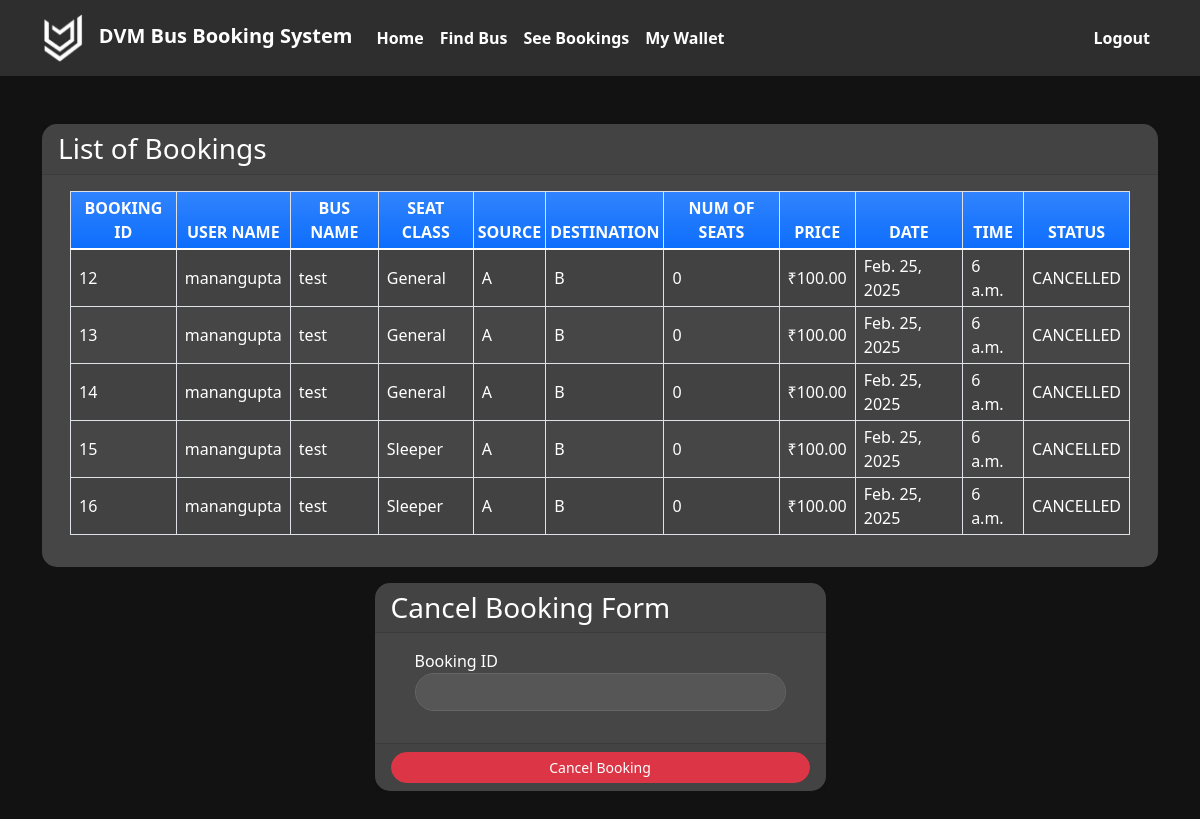
/seebookings (signed in), run on an earlier commit of the app's database.
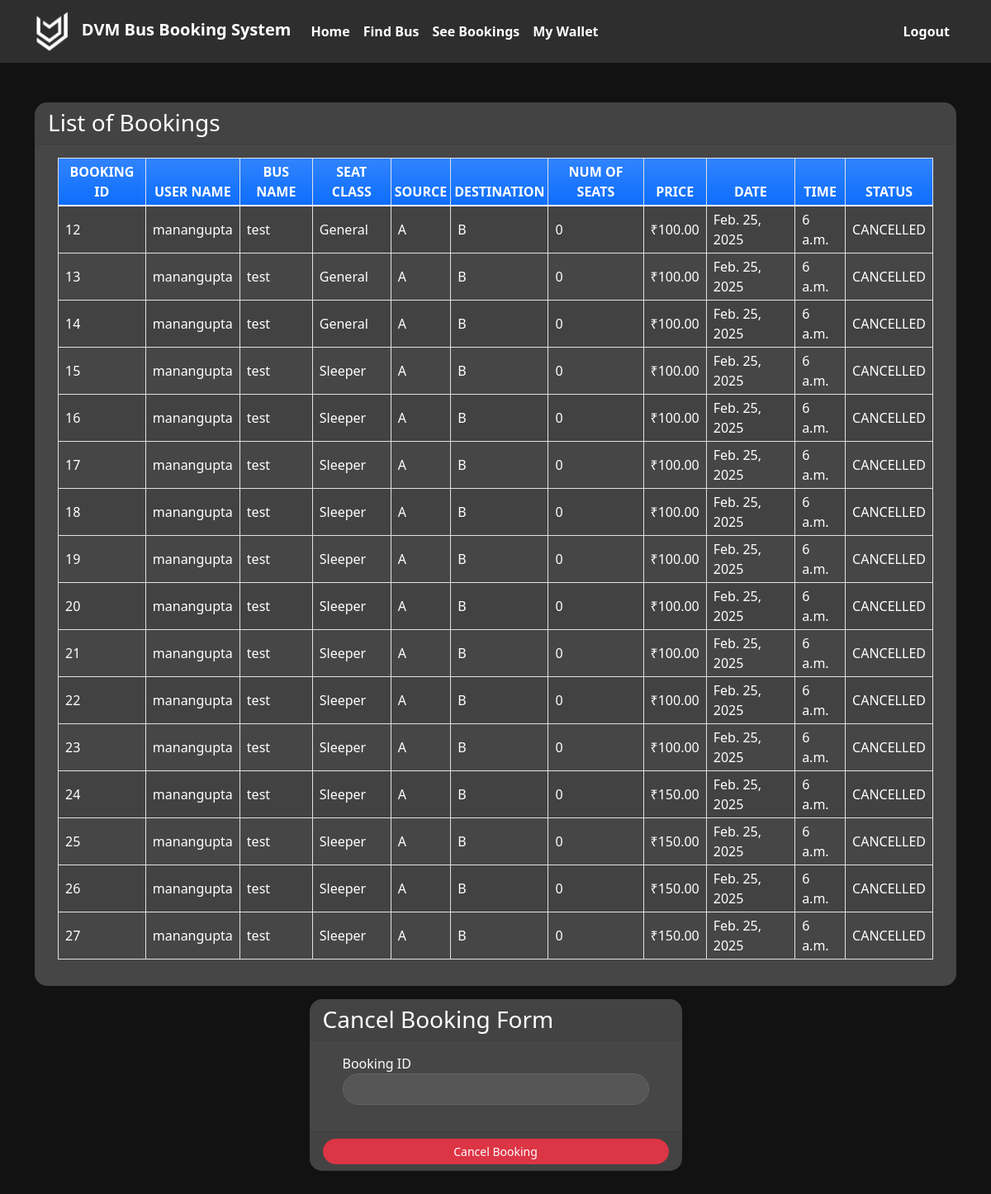
And on a later commit of the database.
### myapp/models.py (models this page shows)
class Book(models.Model):
    BOOKED = 'B'
    CANCELLED = 'C'
    TICKET_STATUSES = ((BOOKED, 'Booked'),
                       (CANCELLED, 'Cancelled'),)
    SEAT_CLASS_CHOICES = [
        ('GEN', 'General'),
        ('SLP', 'Sleeper'),
        ('LUX', 'Luxury'),
    ]
    email = models.EmailField()
    name = models.CharField(max_length=30)
    userid = models.DecimalField(decimal_places=0, max_digits=2)
    busid = models.DecimalField(decimal_places=0, max_digits=2)
    bus_name = models.CharField(max_length=30)
    source = models.CharField(max_length=30)
    dest = models.CharField(max_length=30)
    seat_class = models.CharField(max_length=3, choices=SEAT_CLASS_CHOICES, default='GEN')
    nos = models.DecimalField(decimal_places=0, max_digits=2)
    price = models.DecimalField(decimal_places=2, max_digits=6)
    date = models.DateField()
    time = models.TimeField()
    status = models.CharField(choices=TICKET_STATUSES, default=BOOKED, max_length=2)

### myapp/views.py (the view)
# urls.py: path('seebookings', views.seebookings, name="seebookings"),
@login_required(login_url='signin')
def seebookings(request, new={}):
    context = {}
    id_r = request.user.id
    book_list = Book.objects.filter(userid=id_r)
    if book_list:
        return render(request, 'myapp/booklist.html', {'book_list': book_list})
    else:
        context["error"] = "Sorry no buses booked"
        return render(request, 'myapp/findbus.html', context)

### myapp/templates/myapp/booklist.html (shortened to what this page needs)
{% extends 'myapp/base.html' %}
{% block content %}
<div class="container my-5">
    <div class="card rounded-0">
        <div class="card-header">
            <div class="card-title h3 mb-0">List of Bookings</div>
        </div>
        <div class="card-body">
            <div class="container-fluid">
                <table class="table table-bordered table-striped">
                    <thead>
                        <tr class="bg-gradient bg-primary text-light">
                            <th class="p-1 text-center">BOOKING ID</th>
                            <th class="p-1 text-center">USER NAME</th>
                            <th class="p-1 text-center">BUS NAME</th>
                            <th class="p-1 text-center">SEAT CLASS</th>
                            <th class="p-1 text-center">SOURCE</th>
                            <th class="p-1 text-center">DESTINATION</th>
                            <th class="p-1 text-center">NUM OF SEATS</th>
                            <th class="p-1 text-center">PRICE</th>
                            <th class="p-1 text-center">DATE</th>
                            <th class="p-1 text-center">TIME</th>
                            <th class="p-1 text-center">STATUS</th>
                        </tr>
                    </thead>
                    {% for row in book_list %}
                    <tr>
                        <td class="px-2 py-1 align-middle">{{row.id}}</td>
                        <td class="px-2 py-1 align-middle">{{row.name}}</td>
                        <td class="px-2 py-1 align-middle">{{row.bus_name}}</td>
                        <td class="px-2 py-1 align-middle">{{row.get_seat_class_display}}</td>
                        <td class="px-2 py-1 align-middle">{{row.source}}</td>
                        <td class="px-2 py-1 align-middle">{{row.dest}}</td>
                        <td class="px-2 py-1 align-middle">{{row.nos}}</td>
                        <td class="px-2 py-1 align-middle">₹{{ row.price }}</td>
                        <td class="px-2 py-1 align-middle">{{row.date}}</td>
                        <td class="px-2 py-1 align-middle">{{row.time}}</td>
                        <td class="px-2 py-1 align-middle">{{row.status}}</td>
                    </tr>
                    {% endfor %}
                </table>
            </div>
        </div>
    </div>
    <div class="row mt-3 justify-content-center">
        <div class="col-lg-5 col-md-7 col-sm-10 col-xs-12">
            <div class="card rounded-0">
                <div class="card-header">
                    <div class="card-title h3 mb-0">Cancel Booking Form</div>
                </div>
                <div class="card-body">
                    <div class="container-fluid">
                        <form action="{% url 'cancellings' %}" method="post" id="cancel-form">
                            <div class="mb-3">
                                <label for="bus_id" class="control-label">Booking ID</label>
                                <input name='bus_id' class="form-control" type="number" id="bus_id">
                            </div>
                        </form>
                    </div>
                </div>
                <div class="card-footer text-center">
                    <button class="btn btn-sm rounded-0 btn-danger w-100" form="cancel-form">Cancel Booking</button>
                </div>
            </div>
        </div>
    </div>
</div>
{% endblock %}

### myapp/templates/myapp/base.html (shortened to what this page needs)
<!doctype html>
<html lang="en">
<head>
    <link rel="stylesheet" href="https://cdn.jsdelivr.net/npm/bootstrap@5.1.3/dist/css/bootstrap.min.css">
    <link rel="stylesheet" href="https://cdnjs.cloudflare.com/ajax/libs/font-awesome/5.15.4/css/all.min.css">
</head>
<body>
<nav class="navbar navbar-expand-lg navbar-light">
    <div class="container">
        <a class="navbar-brand" href="#">
            {% load static %}
            <img src="{% static 'images/dvm logo.png' %}" alt="DVM Logo" onerror="this.style.display='none'">
            DVM Bus Booking System
        </a>
        <div class="collapse navbar-collapse" id="navbarNavAltMarkup">
            <div class="navbar-nav">
                <a class="nav-item nav-link active" href="{% url 'home' %}">Home</a>
                <a class="nav-item nav-link" href="{% url 'findbus' %}">Find Bus</a>
                <a class="nav-item nav-link" href="{% url 'seebookings' %}">See Bookings</a>
                {% if request.user.is_active %}
                <a class="nav-item nav-link" href="{% url 'wallet_view' %}">My Wallet</a>
                {% endif %}
            </div>
            <div class="navbar-nav ms-auto">
                {% if request.user.is_active %}
                <a class="nav-item nav-link" href="{% url 'signout' %}">Logout</a>
                {% else %}
                <a class="nav-item nav-link" href="{% url 'signup' %}">Registration</a>
                {% endif %}
            </div>
        </div>
    </div>
</nav>
{% block content %}
{% endblock %}
</body>
</html>

### myapp/templates/myapp/base.html (style rules this page uses)
body { background-color: #121212; color: #ffffff; }
.navbar { background-color: #2e2e2e; padding: 0.5rem 1rem; }
.navbar-brand, .nav-link { color: #ffffff !important; font-weight: bold; }
.navbar-brand img { height: 30px; width: auto; margin-right: 10px; display: inline-block; vertical-align: middle; }
.card { background-color: #474646 !important; border: none; border-radius: 15px !important; }
.table { color: #ffffff !important; }
.table td, .table th { color: #ffffff !important; }
.btn { border-radius: 25px !important; }
.form-control { border-radius: 25px !important; background-color: #565656; color: #ffffff; border: 1px solid #666; }
.navbar-brand img { height: 50px; width: auto; margin-right: 10px; display: inline-block; vertical-align: middle; }

What changed in the data, as far as the page shows it:
added Book: id "17", name "manangupta", bus_name "test", seat_class "Sleeper", source "A", dest "B", nos "0", price "100.00", date "Feb. 25, 2025", time "6 a.m.", status "CANCELLED"
added Book: id "18", name "manangupta", bus_name "test", seat_class "Sleeper", source "A", dest "B", nos "0", price "100.00", date "Feb. 25, 2025", time "6 a.m.", status "CANCELLED"
added Book: id "19", name "manangupta", bus_name "test", seat_class "Sleeper", source "A", dest "B", nos "0", price "100.00", date "Feb. 25, 2025", time "6 a.m.", status "CANCELLED"
added Book: id "20", name "manangupta", bus_name "test", seat_class "Sleeper", source "A", dest "B", nos "0", price "100.00", date "Feb. 25, 2025", time "6 a.m.", status "CANCELLED"
added Book: id "21", name "manangupta", bus_name "test", seat_class "Sleeper", source "A", dest "B", nos "0", price "100.00", date "Feb. 25, 2025", time "6 a.m.", status "CANCELLED"
added Book: id "22", name "manangupta", bus_name "test", seat_class "Sleeper", source "A", dest "B", nos "0", price "100.00", date "Feb. 25, 2025", time "6 a.m.", status "CANCELLED"
added Book: id "23", name "manangupta", bus_name "test", seat_class "Sleeper", source "A", dest "B", nos "0", price "100.00", date "Feb. 25, 2025", time "6 a.m.", status "CANCELLED"
added Book: id "24", name "manangupta", bus_name "test", seat_class "Sleeper", source "A", dest "B", nos "0", price "150.00", date "Feb. 25, 2025", time "6 a.m.", status "CANCELLED"
added Book: id "25", name "manangupta", bus_name "test", seat_class "Sleeper", source "A", dest "B", nos "0", price "150.00", date "Feb. 25, 2025", time "6 a.m.", status "CANCELLED"
added Book: id "26", name "manangupta", bus_name "test", seat_class "Sleeper", source "A", dest "B", nos "0", price "150.00", date "Feb. 25, 2025", time "6 a.m.", status "CANCELLED"
added Book: id "27", name "manangupta", bus_name "test", seat_class "Sleeper", source "A", dest "B", nos "0", price "150.00", date "Feb. 25, 2025", time "6 a.m.", status "CANCELLED"
